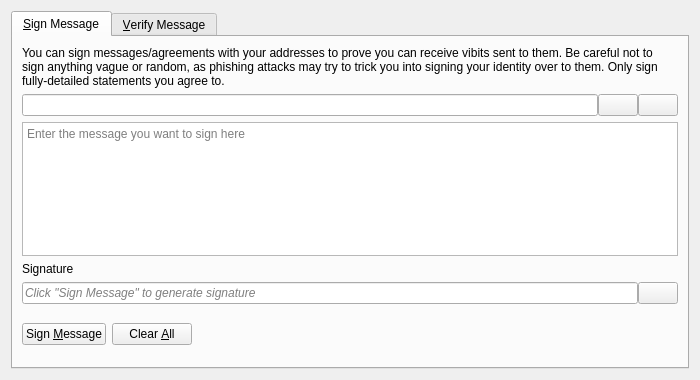
<?xml version="1.0" encoding="UTF-8"?>
<ui version="4.0">
 <class>SignVerifyMessageDialog</class>
 <widget class="QDialog" name="SignVerifyMessageDialog">
  <property name="geometry">
   <rect>
    <x>0</x>
    <y>0</y>
    <width>700</width>
    <height>380</height>
   </rect>
  </property>
  <property name="windowTitle">
   <string>Signatures - Sign / Verify a Message</string>
  </property>
  <property name="modal">
   <bool>true</bool>
  </property>
  <layout class="QVBoxLayout" name="verticalLayout">
   <item>
    <widget class="QTabWidget" name="tabWidget">
     <property name="currentIndex">
      <number>0</number>
     </property>
     <widget class="QWidget" name="tabSignMessage">
      <attribute name="title">
       <string>&amp;Sign Message</string>
      </attribute>
      <layout class="QVBoxLayout" name="verticalLayout_SM">
       <item>
        <widget class="QLabel" name="infoLabel_SM">
         <property name="text">
          <string>You can sign messages/agreements with your addresses to prove you can receive vibits sent to them. Be careful not to sign anything vague or random, as phishing attacks may try to trick you into signing your identity over to them. Only sign fully-detailed statements you agree to.</string>
         </property>
         <property name="textFormat">
          <enum>Qt::PlainText</enum>
         </property>
         <property name="wordWrap">
          <bool>true</bool>
         </property>
        </widget>
       </item>
       <item>
        <layout class="QHBoxLayout" name="horizontalLayout_1_SM">
         <property name="spacing">
          <number>0</number>
         </property>
         <item>
          <widget class="QValidatedLineEdit" name="addressIn_SM">
           <property name="toolTip">
            <string>The Vibit address to sign the message with</string>
           </property>
          </widget>
         </item>
         <item>
          <widget class="QPushButton" name="addressBookButton_SM">
           <property name="toolTip">
            <string>Choose previously used address</string>
           </property>
           <property name="text">
            <string/>
           </property>
           <property name="icon">
            <iconset resource="../bitcoin.qrc">
             <normaloff>:/icons/address-book</normaloff>:/icons/address-book</iconset>
           </property>
           <property name="shortcut">
            <string>Alt+A</string>
           </property>
           <property name="autoDefault">
            <bool>false</bool>
           </property>
          </widget>
         </item>
         <item>
          <widget class="QPushButton" name="pasteButton_SM">
           <property name="toolTip">
            <string>Paste address from clipboard</string>
           </property>
           <property name="text">
            <string/>
           </property>
           <property name="icon">
            <iconset resource="../bitcoin.qrc">
             <normaloff>:/icons/editpaste</normaloff>:/icons/editpaste</iconset>
           </property>
           <property name="shortcut">
            <string>Alt+P</string>
           </property>
           <property name="autoDefault">
            <bool>false</bool>
           </property>
          </widget>
         </item>
        </layout>
       </item>
       <item>
        <widget class="QPlainTextEdit" name="messageIn_SM">
         <property name="toolTip">
          <string>Enter the message you want to sign here</string>
         </property>
         <property name="placeholderText">
          <string>Enter the message you want to sign here</string>
         </property>
        </widget>
       </item>
       <item>
        <widget class="QLabel" name="signatureLabel_SM">
         <property name="text">
          <string>Signature</string>
         </property>
         <property name="textFormat">
          <enum>Qt::PlainText</enum>
         </property>
        </widget>
       </item>
       <item>
        <layout class="QHBoxLayout" name="horizontalLayout_2_SM">
         <property name="spacing">
          <number>0</number>
         </property>
         <item>
          <widget class="QLineEdit" name="signatureOut_SM">
           <property name="placeholderText">
            <string>Click "Sign Message" to generate signature</string>
           </property>
           <property name="font">
            <font>
             <italic>true</italic>
            </font>
           </property>
           <property name="readOnly">
            <bool>true</bool>
           </property>
          </widget>
         </item>
         <item>
          <widget class="QPushButton" name="copySignatureButton_SM">
           <property name="toolTip">
            <string>Copy the current signature to the system clipboard</string>
           </property>
           <property name="text">
            <string/>
           </property>
           <property name="icon">
            <iconset resource="../bitcoin.qrc">
             <normaloff>:/icons/editcopy</normaloff>:/icons/editcopy</iconset>
           </property>
           <property name="autoDefault">
            <bool>false</bool>
           </property>
          </widget>
         </item>
        </layout>
       </item>
       <item>
        <layout class="QHBoxLayout" name="horizontalLayout_3_SM">
         <item>
          <widget class="QPushButton" name="signMessageButton_SM">
           <property name="toolTip">
            <string>Sign the message to prove you own this Vibit address</string>
           </property>
           <property name="text">
            <string>Sign &amp;Message</string>
           </property>
           <property name="icon">
            <iconset resource="../bitcoin.qrc">
             <normaloff>:/icons/edit</normaloff>:/icons/edit</iconset>
           </property>
           <property name="autoDefault">
            <bool>false</bool>
           </property>
          </widget>
         </item>
         <item>
          <widget class="QPushButton" name="clearButton_SM">
           <property name="toolTip">
            <string>Reset all sign message fields</string>
           </property>
           <property name="text">
            <string>Clear &amp;All</string>
           </property>
           <property name="icon">
            <iconset resource="../bitcoin.qrc">
             <normaloff>:/icons/remove</normaloff>:/icons/remove</iconset>
           </property>
           <property name="autoDefault">
            <bool>false</bool>
           </property>
          </widget>
         </item>
         <item>
          <spacer name="horizontalSpacer_1_SM">
           <property name="orientation">
            <enum>Qt::Horizontal</enum>
           </property>
           <property name="sizeHint" stdset="0">
            <size>
             <width>40</width>
             <height>48</height>
            </size>
           </property>
          </spacer>
         </item>
         <item>
          <widget class="QLabel" name="statusLabel_SM">
           <property name="font">
            <font>
             <weight>75</weight>
             <bold>true</bold>
            </font>
           </property>
           <property name="text">
            <string/>
           </property>
           <property name="wordWrap">
            <bool>true</bool>
           </property>
          </widget>
         </item>
         <item>
          <spacer name="horizontalSpacer_2_SM">
           <property name="orientation">
            <enum>Qt::Horizontal</enum>
           </property>
           <property name="sizeHint" stdset="0">
            <size>
             <width>40</width>
             <height>48</height>
            </size>
           </property>
          </spacer>
         </item>
        </layout>
       </item>
      </layout>
     </widget>
     <widget class="QWidget" name="tabVerifyMessage">
      <attribute name="title">
       <string>&amp;Verify Message</string>
      </attribute>
      <layout class="QVBoxLayout" name="verticalLayout_VM">
       <item>
        <widget class="QLabel" name="infoLabel_VM">
         <property name="text">
          <string>Enter the receiver's address, message (ensure you copy line breaks, spaces, tabs, etc. exactly) and signature below to verify the message. Be careful not to read more into the signature than what is in the signed message itself, to avoid being tricked by a man-in-the-middle attack. Note that this only proves the signing party receives with the address, it cannot prove sendership of any transaction!</string>
         </property>
         <property name="textFormat">
          <enum>Qt::PlainText</enum>
         </property>
         <property name="alignment">
          <set>Qt::AlignLeading|Qt::AlignLeft|Qt::AlignTop</set>
         </property>
         <property name="wordWrap">
          <bool>true</bool>
         </property>
        </widget>
       </item>
       <item>
        <layout class="QHBoxLayout" name="horizontalLayout_1_VM">
         <property name="spacing">
          <number>0</number>
         </property>
         <item>
          <widget class="QValidatedLineEdit" name="addressIn_VM">
           <property name="toolTip">
            <string>The Vibit address the message was signed with</string>
           </property>
          </widget>
         </item>
         <item>
          <widget class="QPushButton" name="addressBookButton_VM">
           <property name="toolTip">
            <string>Choose previously used address</string>
           </property>
           <property name="text">
            <string/>
           </property>
           <property name="icon">
            <iconset resource="../bitcoin.qrc">
             <normaloff>:/icons/address-book</normaloff>:/icons/address-book</iconset>
           </property>
           <property name="shortcut">
            <string>Alt+A</string>
           </property>
           <property name="autoDefault">
            <bool>false</bool>
           </property>
          </widget>
         </item>
        </layout>
       </item>
       <item>
        <widget class="QPlainTextEdit" name="messageIn_VM">
          <property name="toolTip">
            <string>The signed message to verify</string>
          </property>
          <property name="placeholderText">
            <string>The signed message to verify</string>
          </property>
        </widget>
       </item>
       <item>
        <widget class="QValidatedLineEdit" name="signatureIn_VM">
          <property name="toolTip">
            <string>The signature given when the message was signed</string>
          </property>
          <property name="placeholderText">
            <string>The signature given when the message was signed</string>
          </property>
        </widget>
       </item>
       <item>
        <layout class="QHBoxLayout" name="horizontalLayout_2_VM">
         <item>
          <widget class="QPushButton" name="verifyMessageButton_VM">
           <property name="toolTip">
            <string>Verify the message to ensure it was signed with the specified Vibit address</string>
           </property>
           <property name="text">
            <string>Verify &amp;Message</string>
           </property>
           <property name="icon">
            <iconset resource="../bitcoin.qrc">
             <normaloff>:/icons/transaction_0</normaloff>:/icons/transaction_0</iconset>
           </property>
           <property name="autoDefault">
            <bool>false</bool>
           </property>
          </widget>
         </item>
         <item>
          <widget class="QPushButton" name="clearButton_VM">
           <property name="toolTip">
            <string>Reset all verify message fields</string>
           </property>
           <property name="text">
            <string>Clear &amp;All</string>
           </property>
           <property name="icon">
            <iconset resource="../bitcoin.qrc">
             <normaloff>:/icons/remove</normaloff>:/icons/remove</iconset>
           </property>
           <property name="autoDefault">
            <bool>false</bool>
           </property>
          </widget>
         </item>
         <item>
          <spacer name="horizontalSpacer_1_VM">
           <property name="orientation">
            <enum>Qt::Horizontal</enum>
           </property>
           <property name="sizeHint" stdset="0">
            <size>
             <width>40</width>
             <height>48</height>
            </size>
           </property>
          </spacer>
         </item>
         <item>
          <widget class="QLabel" name="statusLabel_VM">
           <property name="font">
            <font>
             <weight>75</weight>
             <bold>true</bold>
            </font>
           </property>
           <property name="text">
            <string/>
           </property>
           <property name="wordWrap">
            <bool>true</bool>
           </property>
          </widget>
         </item>
         <item>
          <spacer name="horizontalSpacer_2_VM">
           <property name="orientation">
            <enum>Qt::Horizontal</enum>
           </property>
           <property name="sizeHint" stdset="0">
            <size>
             <width>40</width>
             <height>48</height>
            </size>
           </property>
          </spacer>
         </item>
        </layout>
       </item>
      </layout>
     </widget>
    </widget>
   </item>
  </layout>
 </widget>
 <customwidgets>
  <customwidget>
   <class>QValidatedLineEdit</class>
   <extends>QLineEdit</extends>
   <header>qt/qvalidatedlineedit.h</header>
  </customwidget>
 </customwidgets>
 <resources>
  <include location="../bitcoin.qrc"/>
 </resources>
 <connections/>
</ui>
